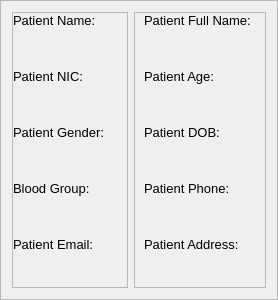
                       <widget class="QFrame" name="frame_22">
                        <property name="minimumSize">
                         <size>
                          <width>0</width>
                          <height>300</height>
                         </size>
                        </property>
                        <property name="frameShape">
                         <enum>QFrame::StyledPanel</enum>
                        </property>
                        <property name="frameShadow">
                         <enum>QFrame::Raised</enum>
                        </property>
                        <layout class="QHBoxLayout" name="horizontalLayout_4" stretch="1,1">
                         <item>
                          <widget class="QFrame" name="frame_6">
                           <property name="maximumSize">
                            <size>
                             <width>16777215</width>
                             <height>16777215</height>
                            </size>
                           </property>
                           <property name="frameShape">
                            <enum>QFrame::StyledPanel</enum>
                           </property>
                           <property name="frameShadow">
                            <enum>QFrame::Raised</enum>
                           </property>
                           <layout class="QGridLayout" name="gridLayout" columnstretch="1,3" columnminimumwidth="1,3">
                            <property name="leftMargin">
                             <number>0</number>
                            </property>
                            <property name="topMargin">
                             <number>0</number>
                            </property>
                            <property name="bottomMargin">
                             <number>0</number>
                            </property>
                            <item row="1" column="0">
                             <widget class="QLabel" name="label_3">
                              <property name="font">
                               <font>
                                <family>Arial</family>
                                <pointsize>10</pointsize>
                                <weight>50</weight>
                                <italic>false</italic>
                                <bold>false</bold>
                               </font>
                              </property>
                              <property name="text">
                               <string>Patient NIC:</string>
                              </property>
                              <property name="alignment">
                               <set>Qt::AlignLeading|Qt::AlignLeft|Qt::AlignTop</set>
                              </property>
                             </widget>
                            </item>
                            <item row="0" column="0">
                             <widget class="QLabel" name="label_2">
                              <property name="font">
                               <font>
                                <family>Arial</family>
                                <pointsize>10</pointsize>
                                <weight>50</weight>
                                <italic>false</italic>
                                <bold>false</bold>
                               </font>
                              </property>
                              <property name="text">
                               <string>Patient Name:</string>
                              </property>
                              <property name="alignment">
                               <set>Qt::AlignLeading|Qt::AlignLeft|Qt::AlignTop</set>
                              </property>
                             </widget>
                            </item>
                            <item row="0" column="1">
                             <widget class="QLabel" name="patient_name">
                              <property name="font">
                               <font>
                                <family>Arial</family>
                                <pointsize>10</pointsize>
                                <weight>75</weight>
                                <italic>false</italic>
                                <bold>true</bold>
                               </font>
                              </property>
                              <property name="text">
                               <string/>
                              </property>
                              <property name="alignment">
                               <set>Qt::AlignLeading|Qt::AlignLeft|Qt::AlignTop</set>
                              </property>
                              <property name="wordWrap">
                               <bool>true</bool>
                              </property>
                             </widget>
                            </item>
                            <item row="5" column="1">
                             <widget class="QLabel" name="email">
                              <property name="font">
                               <font>
                                <family>Arial</family>
                                <pointsize>10</pointsize>
                                <weight>75</weight>
                                <italic>false</italic>
                                <bold>true</bold>
                               </font>
                              </property>
                              <property name="text">
                               <string/>
                              </property>
                              <property name="alignment">
                               <set>Qt::AlignLeading|Qt::AlignLeft|Qt::AlignTop</set>
                              </property>
                              <property name="wordWrap">
                               <bool>true</bool>
                              </property>
                             </widget>
                            </item>
                            <item row="4" column="1">
                             <widget class="QLabel" name="blood_group">
                              <property name="font">
                               <font>
                                <family>Arial</family>
                                <pointsize>10</pointsize>
                                <weight>75</weight>
                                <italic>false</italic>
                                <bold>true</bold>
                               </font>
                              </property>
                              <property name="text">
                               <string/>
                              </property>
                              <property name="alignment">
                               <set>Qt::AlignLeading|Qt::AlignLeft|Qt::AlignTop</set>
                              </property>
                              <property name="wordWrap">
                               <bool>true</bool>
                              </property>
                             </widget>
                            </item>
                            <item row="2" column="0">
                             <widget class="QLabel" name="label_4">
                              <property name="font">
                               <font>
                                <family>Arial</family>
                                <pointsize>10</pointsize>
                                <weight>50</weight>
                                <italic>false</italic>
                                <bold>false</bold>
                               </font>
                              </property>
                              <property name="text">
                               <string>Patient Gender:</string>
                              </property>
                              <property name="alignment">
                               <set>Qt::AlignLeading|Qt::AlignLeft|Qt::AlignTop</set>
                              </property>
                             </widget>
                            </item>
                            <item row="5" column="0">
                             <widget class="QLabel" name="label_7">
                              <property name="font">
                               <font>
                                <family>Arial</family>
                                <pointsize>10</pointsize>
                                <weight>50</weight>
                                <italic>false</italic>
                                <bold>false</bold>
                               </font>
                              </property>
                              <property name="text">
                               <string>Patient Email:</string>
                              </property>
                              <property name="alignment">
                               <set>Qt::AlignLeading|Qt::AlignLeft|Qt::AlignTop</set>
                              </property>
                             </widget>
                            </item>
                            <item row="2" column="1">
                             <widget class="QLabel" name="gender">
                              <property name="font">
                               <font>
                                <family>Arial</family>
                                <pointsize>10</pointsize>
                                <weight>75</weight>
                                <italic>false</italic>
                                <bold>true</bold>
                               </font>
                              </property>
                              <property name="text">
                               <string/>
                              </property>
                              <property name="alignment">
                               <set>Qt::AlignLeading|Qt::AlignLeft|Qt::AlignTop</set>
                              </property>
                              <property name="wordWrap">
                               <bool>true</bool>
                              </property>
                             </widget>
                            </item>
                            <item row="1" column="1">
                             <widget class="QLabel" name="nic">
                              <property name="font">
                               <font>
                                <family>Arial</family>
                                <pointsize>10</pointsize>
                                <weight>75</weight>
                                <italic>false</italic>
                                <bold>true</bold>
                               </font>
                              </property>
                              <property name="text">
                               <string/>
                              </property>
                              <property name="alignment">
                               <set>Qt::AlignLeading|Qt::AlignLeft|Qt::AlignTop</set>
                              </property>
                              <property name="wordWrap">
                               <bool>true</bool>
                              </property>
                             </widget>
                            </item>
                            <item row="4" column="0">
                             <widget class="QLabel" name="label_5">
                              <property name="font">
                               <font>
                                <family>Arial</family>
                                <pointsize>10</pointsize>
                                <weight>50</weight>
                                <italic>false</italic>
                                <bold>false</bold>
                               </font>
                              </property>
                              <property name="text">
                               <string>Blood Group:</string>
                              </property>
                              <property name="alignment">
                               <set>Qt::AlignLeading|Qt::AlignLeft|Qt::AlignTop</set>
                              </property>
                             </widget>
                            </item>
                           </layout>
                          </widget>
                         </item>
                         <item>
                          <widget class="QFrame" name="frame_8">
                           <property name="maximumSize">
                            <size>
                             <width>16777215</width>
                             <height>16777215</height>
                            </size>
                           </property>
                           <property name="frameShape">
                            <enum>QFrame::StyledPanel</enum>
                           </property>
                           <property name="frameShadow">
                            <enum>QFrame::Raised</enum>
                           </property>
                           <layout class="QGridLayout" name="gridLayout_2" columnstretch="0,1,0,3" columnminimumwidth="0,1,0,3">
                            <property name="topMargin">
                             <number>0</number>
                            </property>
                            <property name="rightMargin">
                             <number>0</number>
                            </property>
                            <property name="bottomMargin">
                             <number>0</number>
                            </property>
                            <item row="4" column="1">
                             <widget class="QLabel" name="label_12">
                              <property name="font">
                               <font>
                                <family>Arial</family>
                                <pointsize>10</pointsize>
                                <weight>50</weight>
                                <italic>false</italic>
                                <bold>false</bold>
                               </font>
                              </property>
                              <property name="text">
                               <string>Patient Address:</string>
                              </property>
                              <property name="alignment">
                               <set>Qt::AlignLeading|Qt::AlignLeft|Qt::AlignTop</set>
                              </property>
                             </widget>
                            </item>
                            <item row="0" column="1">
                             <widget class="QLabel" name="label_6">
                              <property name="font">
                               <font>
                                <family>Arial</family>
                                <pointsize>10</pointsize>
                                <weight>50</weight>
                                <italic>false</italic>
                                <bold>false</bold>
                               </font>
                              </property>
                              <property name="text">
                               <string>Patient Full Name:</string>
                              </property>
                              <property name="alignment">
                               <set>Qt::AlignLeading|Qt::AlignLeft|Qt::AlignTop</set>
                              </property>
                             </widget>
                            </item>
                            <item row="1" column="3">
                             <widget class="QLabel" name="age">
                              <property name="font">
                               <font>
                                <family>Arial</family>
                                <pointsize>10</pointsize>
                                <weight>75</weight>
                                <italic>false</italic>
                                <bold>true</bold>
                               </font>
                              </property>
                              <property name="text">
                               <string/>
                              </property>
                              <property name="alignment">
                               <set>Qt::AlignLeading|Qt::AlignLeft|Qt::AlignTop</set>
                              </property>
                              <property name="wordWrap">
                               <bool>true</bool>
                              </property>
                             </widget>
                            </item>
                            <item row="3" column="3">
                             <widget class="QLabel" name="phone">
                              <property name="font">
                               <font>
                                <family>Arial</family>
                                <pointsize>10</pointsize>
                                <weight>75</weight>
                                <italic>false</italic>
                                <bold>true</bold>
                               </font>
                              </property>
                              <property name="text">
                               <string/>
                              </property>
                              <property name="alignment">
                               <set>Qt::AlignLeading|Qt::AlignLeft|Qt::AlignTop</set>
                              </property>
                              <property name="wordWrap">
                               <bool>true</bool>
                              </property>
                             </widget>
                            </item>
                            <item row="4" column="3">
                             <widget class="QLabel" name="address">
                              <property name="font">
                               <font>
                                <family>Arial</family>
                                <pointsize>10</pointsize>
                                <weight>75</weight>
                                <italic>false</italic>
                                <bold>true</bold>
                               </font>
                              </property>
                              <property name="text">
                               <string/>
                              </property>
                              <property name="alignment">
                               <set>Qt::AlignLeading|Qt::AlignLeft|Qt::AlignTop</set>
                              </property>
                              <property name="wordWrap">
                               <bool>true</bool>
                              </property>
                             </widget>
                            </item>
                            <item row="3" column="1">
                             <widget class="QLabel" name="label_11">
                              <property name="font">
                               <font>
                                <family>Arial</family>
                                <pointsize>10</pointsize>
                                <weight>50</weight>
                                <italic>false</italic>
                                <bold>false</bold>
                               </font>
                              </property>
                              <property name="text">
                               <string>Patient Phone:</string>
                              </property>
                              <property name="alignment">
                               <set>Qt::AlignLeading|Qt::AlignLeft|Qt::AlignTop</set>
                              </property>
                             </widget>
                            </item>
                            <item row="0" column="3">
                             <widget class="QLabel" name="patient_full_name">
                              <property name="font">
                               <font>
                                <family>Arial</family>
                                <pointsize>10</pointsize>
                                <weight>75</weight>
                                <italic>false</italic>
                                <bold>true</bold>
                               </font>
                              </property>
                              <property name="text">
                               <string/>
                              </property>
                              <property name="alignment">
                               <set>Qt::AlignLeading|Qt::AlignLeft|Qt::AlignTop</set>
                              </property>
                              <property name="wordWrap">
                               <bool>true</bool>
                              </property>
                             </widget>
                            </item>
                            <item row="1" column="1">
                             <widget class="QLabel" name="label_9">
                              <property name="font">
                               <font>
                                <family>Arial</family>
                                <pointsize>10</pointsize>
                                <weight>50</weight>
                                <italic>false</italic>
                                <bold>false</bold>
                               </font>
                              </property>
                              <property name="text">
                               <string>Patient Age:</string>
                              </property>
                              <property name="alignment">
                               <set>Qt::AlignLeading|Qt::AlignLeft|Qt::AlignTop</set>
                              </property>
                             </widget>
                            </item>
                            <item row="2" column="1">
                             <widget class="QLabel" name="label_10">
                              <property name="font">
                               <font>
                                <family>Arial</family>
                                <pointsize>10</pointsize>
                                <weight>50</weight>
                                <italic>false</italic>
                                <bold>false</bold>
                               </font>
                              </property>
                              <property name="text">
                               <string>Patient DOB:</string>
                              </property>
                              <property name="alignment">
                               <set>Qt::AlignLeading|Qt::AlignLeft|Qt::AlignTop</set>
                              </property>
                             </widget>
                            </item>
                            <item row="2" column="3">
                             <widget class="QLabel" name="dob">
                              <property name="font">
                               <font>
                                <family>Arial</family>
                                <pointsize>10</pointsize>
                                <weight>75</weight>
                                <italic>false</italic>
                                <bold>true</bold>
                               </font>
                              </property>
                              <property name="text">
                               <string/>
                              </property>
                              <property name="alignment">
                               <set>Qt::AlignLeading|Qt::AlignLeft|Qt::AlignTop</set>
                              </property>
                              <property name="wordWrap">
                               <bool>true</bool>
                              </property>
                             </widget>
                            </item>
                           </layout>
                          </widget>
                         </item>
                        </layout>
                       </widget>
